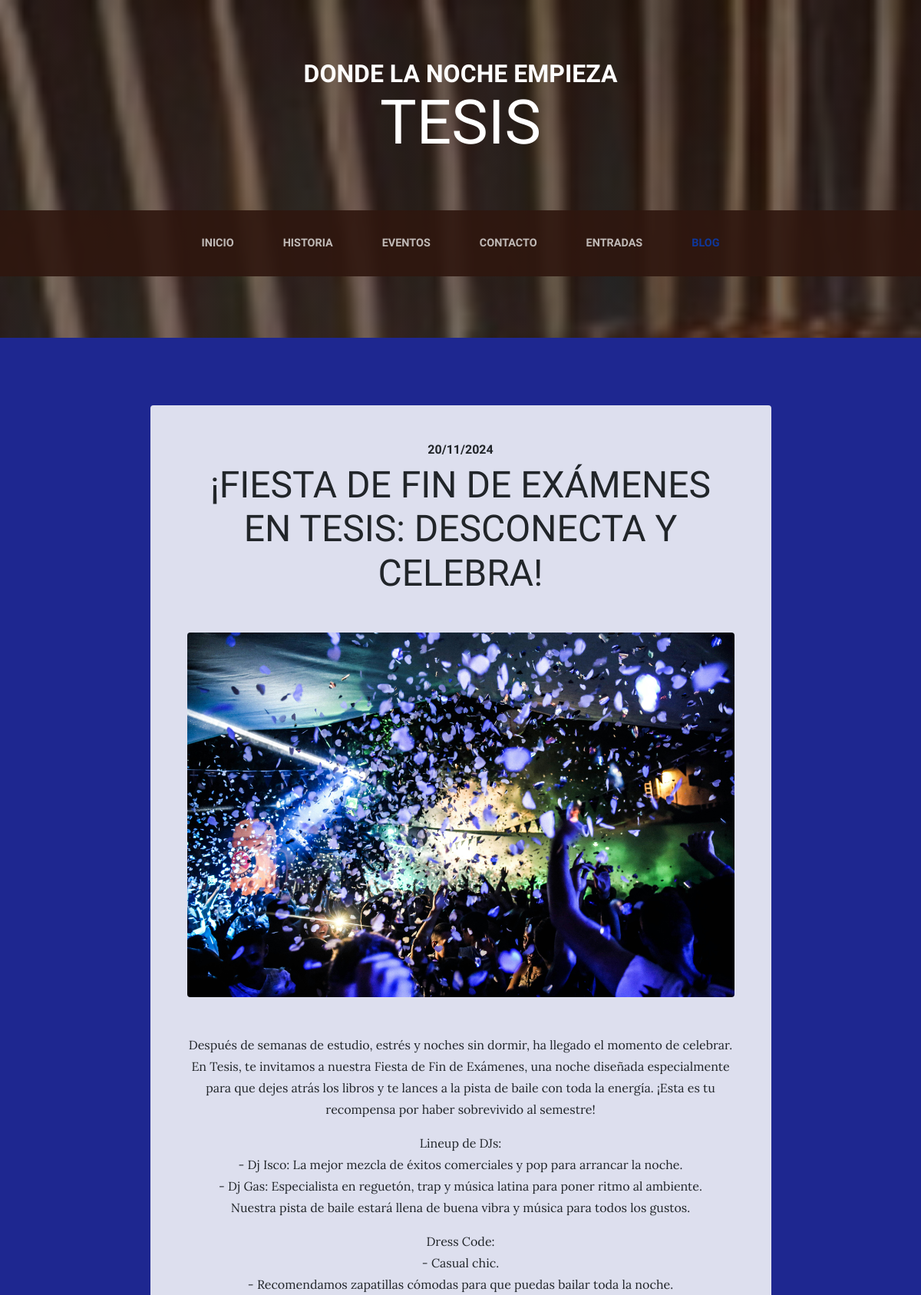
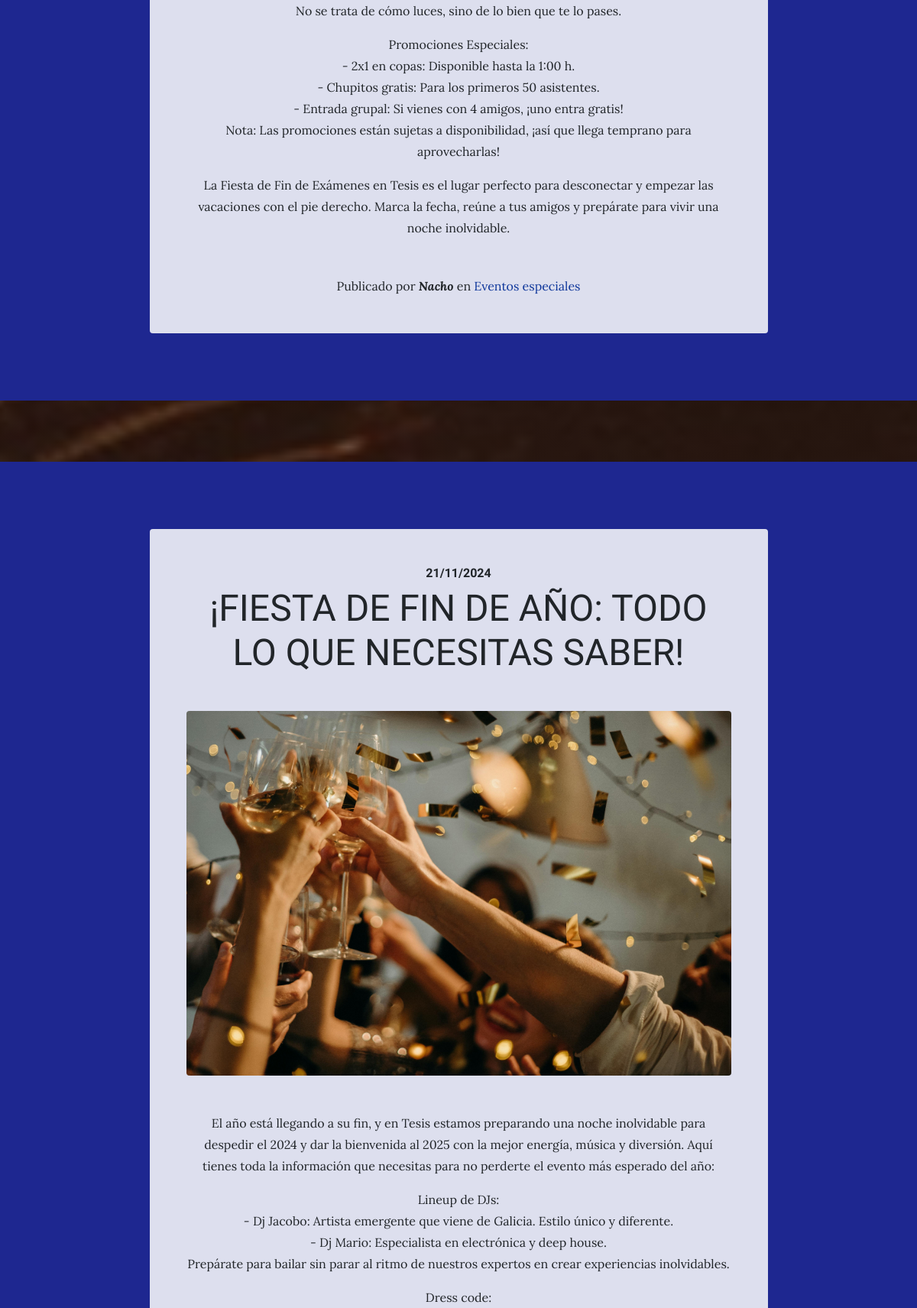
Screenshot of /blog/ (upper part) with the database file from the repository (2 pictures, top to bottom).
### blog/models.py (models this page shows, shortened)
class Post(models.Model):
    title = models.CharField(max_length=200,
        verbose_name="Título")
    content = models.TextField(
        verbose_name="Contenido")
    published = models.DateTimeField(default=now,
        verbose_name="Fecha de publicación")
    image = models.ImageField(upload_to="blog", null=True, blank=True,
        verbose_name="Imagen")
    author = models.ForeignKey(User, on_delete=models.CASCADE,
        verbose_name="Autor")
    categories = models.ManyToManyField(Category,
        verbose_name="Categorías", related_name='get_posts')
    created = models.DateTimeField(auto_now_add=True,
        verbose_name="Fecha de creación")
    updated = models.DateTimeField(auto_now=True,
        verbose_name="Fecha de edición")
    class Meta:
        verbose_name = "entrada"
        verbose_name_plural = "entradas"

class Category(models.Model):
    name = models.CharField(max_length=100,
        verbose_name="Nombre")
    created = models.DateTimeField(auto_now_add=True,
        verbose_name="Fecha de creación")
    updated = models.DateTimeField(auto_now=True,
        verbose_name="Fecha de edición")
    class Meta:
        verbose_name = "categoría"
        verbose_name_plural = "categorías"

### blog/views.py (the view)
# urls.py: path('', views.blog, name="blog"),
def blog(request):
    posts = Post.objects.all()
    return render(request, 'blog/blog.html', {'posts':posts})

### pages/templatetags/pages_extras.py (called while the page is built)
@register.simple_tag
def get_page_list():
    pages = Page.objects.all()
    return pages

### social/processors.py (called while the page is built)
def ctx_dict(request):
    ctx = {}
    links = Link.objects.all()
    for link in links:
        ctx[link.key] = link.url
    return ctx

### blog/templates/blog/blog.html (shortened to what this page needs)
{% extends 'core/base.html' %}
{% load static %}
{% block content %}
    {% for post in posts %}
    <section class="page-section cta">
        <div class="container">
            <div class="row">
                <div class="col-xl-9 mx-auto">
                    <div class="cta-innerv text-center rounded">
                    <h2 class="section-heading mb-5">
                        <span class="section-heading-upper">
                            {{post.published|date:"SHORT_DATE_FORMAT"}}</span>
                        <span class="section-heading-lower">
                            {{post.title}}</span>
                    </h2>
                    <p class="mb-0">
                        <img class="product-item-img mx-auto d-flex rounded img-fluid mb-3"
           src="{{ post.image.url }}" alt="{{ post.title }}">
                    </p>
                    <p class="mb-0 mbt">{{post.content|linebreaks}}</p>
                    <p class="mb-0 mbt">
                        <span class="section-heading-under">
                            Publicado por <em><b>{{post.author}}</b></em>
                            en
                            {% for category in post.categories.all %}
                                <a href="{% url 'category' category.id %}" class="link">
                        {{category.name}}</a>
                        {% endfor %}
                        </span>
                    </p>
                    </div>
                </div>
            </div>
        </div>
    </section>
    {% endfor %}
{% endblock %}

### core/static/core/css/business-casual.css (style rules this page uses)
body { font-family: 'Lora'; background: linear-gradient(rgba(47, 23, 15, 0.65), rgba(47, 23, 15, 0.65)), url("../img/bg2.jpg"); background-attachment: fixed; background-position: center; background-size: cover; }
h1, h2, h3, h4, h5, h6 { font-family: 'Raleway'; }
p { line-height: 1.75; }
.page-section { margin-top: 5rem; margin-bottom: 5rem; }
.section-heading { text-transform: uppercase; }
.section-heading .section-heading-upper { display: block; font-size: 1rem; font-weight: 800; padding-bottom:.5rem; }
.section-heading .section-heading-lower { display: block; font-size: 3rem; font-weight: 100; }
.cta { padding-top: 5rem; padding-bottom: 5rem; background-color: rgb(30, 39, 144) }
.cta .cta-innerv { position: relative; padding: 3rem; margin: 0.5rem; background-color: rgba(255, 255, 255, 0.85); }
.mbt { padding-top: 2rem; }
a.link { color: #0f379b; }

### rows the page displays
Post: published "20/11/2024", title "¡FIESTA DE FIN DE EXÁMENES EN TESIS: DESCONECTA Y CELEBRA!", image (picture), content "Después de semanas de estudio, estrés y noches sin dormir, ha llegado el momento de celebrar. En Tesis, te invitamos a nuestra Fiesta de Fin de Exámenes, una noche diseñada especialmente para que dejes atrás los libros y te lances a la pista de baile con toda la energía. ¡Esta es tu recompensa por haber sobrevivido al semestre! Lineup de DJs: - Dj Isco: La mejor mezcla de éxitos comerciales y pop para arrancar la noche. - Dj Gas: Especialista en reguetón, trap y música latina para poner ritmo al ambiente. Nuestra pista de baile estará llena de buena vibra y música para todos los gustos. Dress Code: - Casual chic. - Recomendamos zapatillas cómodas para que puedas bailar toda la noche. No se…", author "Nacho"
Category: name "Eventos especiales"
Post: published "21/11/2024", title "¡FIESTA DE FIN DE AÑO: TODO LO QUE NECESITAS SABER!", image (picture), content "El año está llegando a su fin, y en Tesis estamos preparando una noche inolvidable para despedir el 2024 y dar la bienvenida al 2025 con la mejor energía, música y diversión. Aquí tienes toda la información que necesitas para no perderte el evento más esperado del año: Lineup de DJs: - Dj Jacobo: Artista emergente que viene de Galicia. Estilo único y diferente. - Dj Mario: Especialista en electrónica y deep house. Prepárate para bailar sin parar al ritmo de nuestros expertos en crear experiencias inolvidables. Dress code:"
